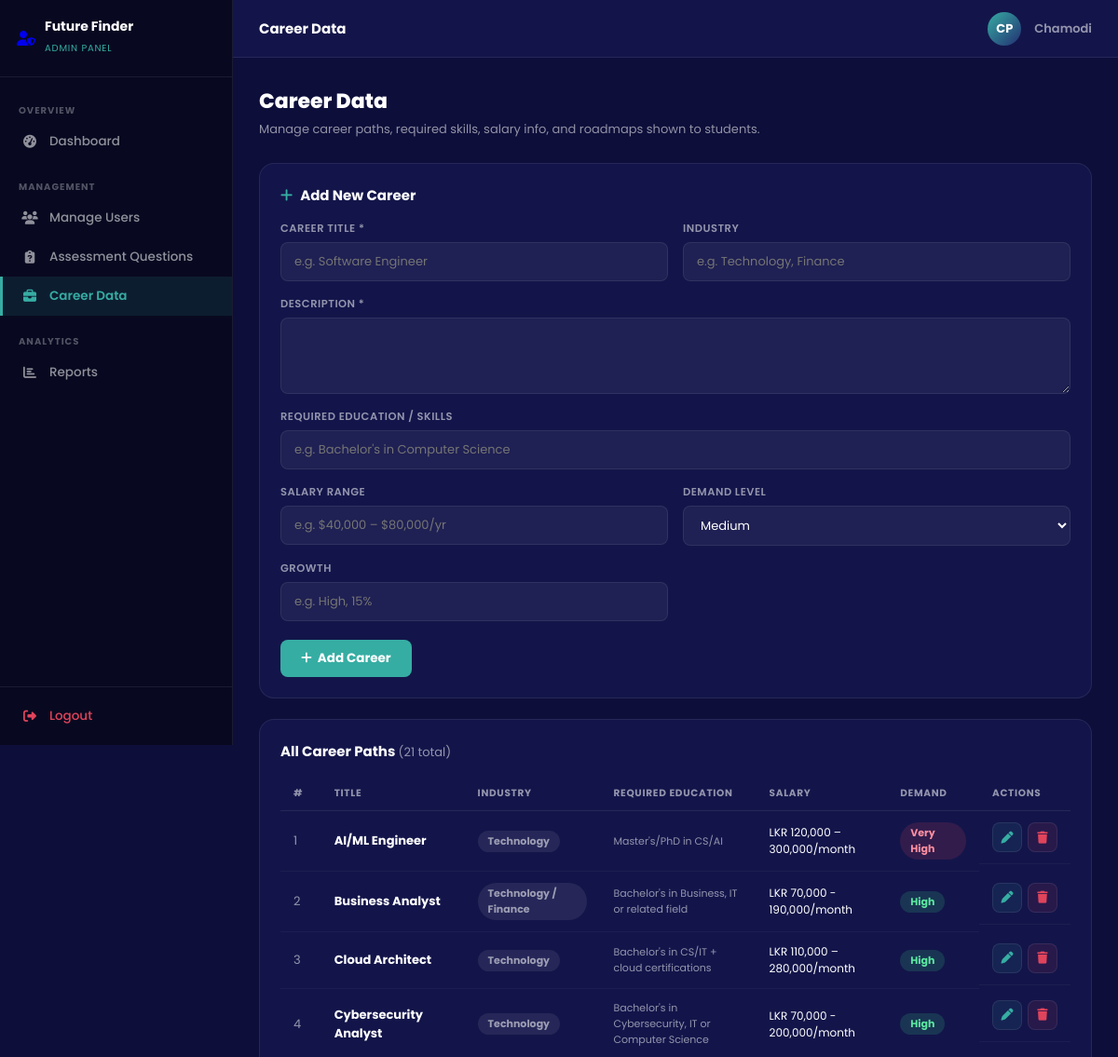
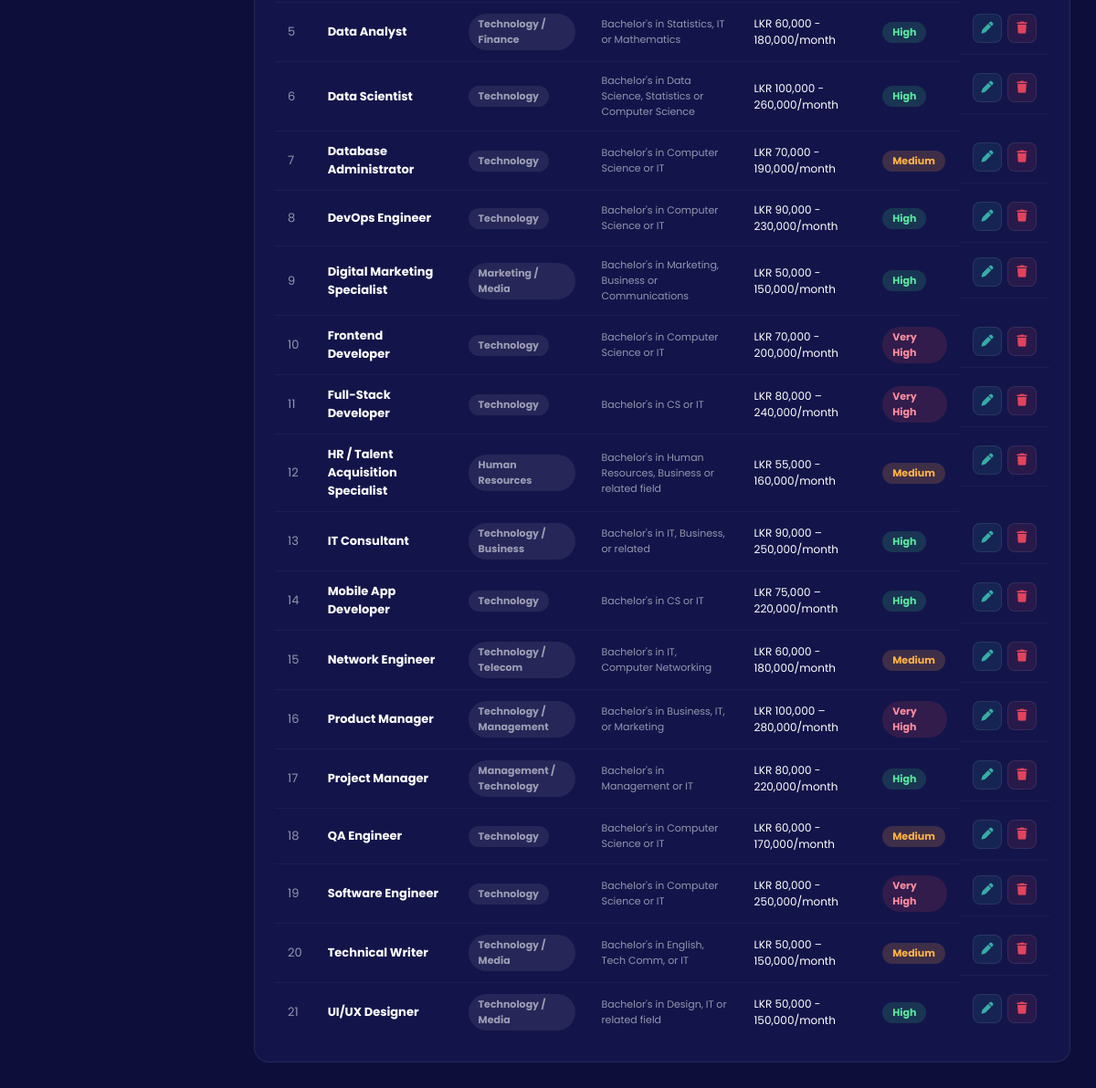
Screenshot of /Admin/manage-careers.php (signed in) with the database file from the repository (2 pictures, top to bottom).
### tables this page shows
CREATE TABLE `Careers` (
  `CareerID` int(11) NOT NULL,
  `Title` varchar(100) NOT NULL,
  `Description` text NOT NULL,
  `SalaryRange` varchar(100) NOT NULL,
  `Demand` varchar(50) NOT NULL,
  `Growth` varchar(50) NOT NULL,
  `RequiredEducation` varchar(150) NOT NULL,
  `Industry` varchar(100) NOT NULL
);

### Admin/manage-careers.php (the view, shortened to what this page needs)
<?php
require_once __DIR__ . '/../Includes/db_connection.php';
$editId  = (int)($_GET['edit'] ?? 0);
$editRow = $editId > 0 ? mysqli_fetch_assoc(mysqli_query($conn, "SELECT * FROM Careers WHERE CareerID=$editId")) : null;
$careers = mysqli_query($conn, "SELECT * FROM Careers ORDER BY Title");
?>
<!DOCTYPE html>
<html lang="en">
<head>
<link rel="stylesheet" href="https://cdnjs.cloudflare.com/ajax/libs/font-awesome/6.5.2/css/all.min.css">
<link rel="stylesheet" href="../CSS/admin.css">
</head>
<body>
<?php include __DIR__ . '/admin-sidebar.php'; ?>
<div class="admin-main">
  <?php include __DIR__ . '/admin-topbar.php'; ?>
  <div class="admin-content">
    <div class="page-header">
      <h1>Career Data</h1>
      <p>Manage career paths, required skills, salary info, and roadmaps shown to students.</p>
    </div>
    <div class="admin-card">
      <h2><?= $editRow ? '<i class="fa-solid fa-pen" style="color:var(--teal);margin-right:8px"></i>Edit Career' : '<i class="fa-solid fa-plus" style="color:var(--teal);margin-right:8px"></i>Add New Career' ?></h2>
      <form method="POST" class="admin-form">
        <div class="form-group">
          <label>Career Title *</label>
          <input type="text" name="title" placeholder="e.g. Software Engineer" value="<?= htmlspecialchars($editRow['Title'] ?? '') ?>" required>
        </div>
        <div class="form-group">
          <label>Industry</label>
          <input type="text" name="industry" placeholder="e.g. Technology, Finance" value="<?= htmlspecialchars($editRow['Industry'] ?? '') ?>">
        </div>
        <div class="form-group full">
          <label>Description *</label>
          <textarea name="description" rows="3" required><?= htmlspecialchars($editRow['Description'] ?? '') ?></textarea>
        </div>
        <div class="form-group full">
          <label>Required Education / Skills</label>
          <input type="text" name="required_education" placeholder="e.g. Bachelor's in Computer Science" value="<?= htmlspecialchars($editRow['RequiredEducation'] ?? '') ?>">
        </div>
        <div class="form-group">
          <label>Salary Range</label>
          <input type="text" name="salary_range" placeholder="e.g. $40,000 – $80,000/yr" value="<?= htmlspecialchars($editRow['SalaryRange'] ?? '') ?>">
        </div>
        <div class="form-group">
          <label>Demand Level</label>
          <select name="demand">
            <?php foreach (['High','Medium','Low'] as $d): ?>
              <option value="<?= $d ?>" <?= ($editRow['Demand'] ?? 'Medium')===$d?'selected':'' ?>><?= $d ?></option>
            <?php endforeach; ?>
          </select>
        </div>
        <div class="form-group">
          <label>Growth</label>
          <input type="text" name="growth" placeholder="e.g. High, 15%" value="<?= htmlspecialchars($editRow['Growth'] ?? '') ?>">
        </div>
        <div class="form-actions">
          <button type="submit" class="btn-primary">
            <i class="fa-solid <?= $editRow?'fa-floppy-disk':'fa-plus' ?>"></i>
            <?= $editRow ? 'Update Career' : 'Add Career' ?>
          </button>
        </div>
      </form>
    </div>
    <div class="admin-card">
      <div class="card-header">
        <h2>All Career Paths <span style="color:var(--muted);font-weight:400;font-size:13px">(<?= mysqli_num_rows($careers) ?> total)</span></h2>
      </div>
      <table class="admin-table">
        <thead>
          <tr><th>#</th><th>Title</th><th>Industry</th><th>Required Education</th><th>Salary</th><th>Demand</th><th>Actions</th></tr>
        </thead>
        <tbody>
          <?php if (mysqli_num_rows($careers)===0): ?>
            <tr><td colspan="7" class="empty">No careers yet. Add one above.</td></tr>
          <?php else: $i=1; while ($c=mysqli_fetch_assoc($careers)): ?>
            <tr>
              <td style="color:var(--muted)"><?= $i++ ?></td>
              <td><strong><?= htmlspecialchars($c['Title']) ?></strong></td>
              <td><span class="badge badge-user"><?= htmlspecialchars($c['Industry']?:'—') ?></span></td>
              <td style="font-size:11px;color:var(--muted);max-width:200px">
                <?= htmlspecialchars(strlen($c['RequiredEducation'])>60?substr($c['RequiredEducation'],0,60).'…':$c['RequiredEducation']) ?>
              </td>
              <td style="font-size:12px"><?= htmlspecialchars($c['SalaryRange']?:'—') ?></td>
              <td>
                <span class="badge <?= $c['Demand']==='High'?'badge-high':($c['Demand']==='Medium'?'badge-medium':'badge-low') ?>">
                  <?= $c['Demand']?:'—' ?>
                </span>
              </td>
              <td class="action-btns">
                <a href="manage-careers.php?edit=<?= $c['CareerID'] ?>" class="btn-sm btn-edit" title="Edit"><i class="fa-solid fa-pen"></i></a>
                <a href="manage-careers.php?delete=<?= $c['CareerID'] ?>" class="btn-sm btn-delete" onclick="return confirm('Delete this career?')" title="Delete"><i class="fa-solid fa-trash"></i></a>
              </td>
            </tr>
          <?php endwhile; endif; ?>
        </tbody>
      </table>
    </div>
  </div>
</div>
</body>
</html>

### CSS/admin.css (style rules this page uses)
*, *::before, *::after { box-sizing: border-box; margin: 0; padding: 0; }
:root { --bg: #0d0e3a; --sidebar: #080920; --card: #13154a; --card2: #1a1d5e; --border: rgba(255,255,255,0.08); --teal: #36ada3; --teal2: #2d9992; --navy: #232F72; --text: #ffffff; --muted: rgba(255,255,255,0.55); --danger: #e0445b; --success: #36ada3; --sidebar-w: 250px; }
body { font-family: 'Poppins', sans-serif; background: var(--bg); color: var(--text); display: flex; min-height: 100vh; }
.admin-main { margin-left: var(--sidebar-w); flex: 1; display: flex; flex-direction: column; min-height: 100vh; }
.admin-content { padding: 30px 28px; flex: 1; }
.page-header { margin-bottom: 26px; }
.page-header h1 { font-size: 22px; font-weight: 800; }
.page-header p { font-size: 13px; color: var(--muted); margin-top: 4px; }
.admin-card { background: var(--card); border: 1px solid var(--border); border-radius: 16px; padding: 22px; margin-bottom: 22px; }
.admin-card h2 { font-size: 15px; font-weight: 700; margin-bottom: 16px; }
.card-header { display: flex; justify-content: space-between; align-items: center; margin-bottom: 16px; }
.card-header h2 { margin-bottom: 0; }
.admin-table { width: 100%; border-collapse: collapse; font-size: 13px; }
.admin-table th { text-align: left; padding: 10px 14px; font-size: 10.5px; text-transform: uppercase; letter-spacing: 0.7px; color: var(--muted); border-bottom: 1px solid var(--border); white-space: nowrap; }
.admin-table td { padding: 12px 14px; border-bottom: 1px solid rgba(255,255,255,0.04); vertical-align: middle; }
.admin-table tr:last-child td { border-bottom: none; }
.badge { display: inline-block; padding: 3px 11px; border-radius: 20px; font-size: 11px; font-weight: 700; }
.badge-user { background: rgba(255,255,255,0.08); color: var(--muted); }
.badge-high { background: rgba(54,200,120,0.18); color: #5ce8a0; }
.badge-medium { background: rgba(255,160,60,0.18); color: #ffb347; }
.badge-low { background: rgba(224,68,91,0.15); color: #ff8fa0; }
.btn-primary { padding: 10px 22px; background: var(--teal); border: none; border-radius: 8px; color: #fff; font-weight: 700; font-size: 13.5px; cursor: pointer; font-family: 'Poppins', sans-serif; transition: background 0.18s, transform 0.15s; text-decoration: none; display: inline-flex; align-items: center; gap: 6px; }
.btn-sm { width: 32px; height: 32px; border-radius: 8px; display: inline-flex; align-items: center; justify-content: center; font-size: 13px; cursor: pointer; text-decoration: none; transition: background 0.18s, color 0.18s; border: 1px solid var(--border); }
.btn-edit { background: rgba(54,173,163,0.1); color: var(--teal); }
.btn-delete { background: rgba(224,68,91,0.1); color: var(--danger); }
.action-btns { display: flex; gap: 6px; align-items: center; }
.admin-form { display: grid; grid-template-columns: 1fr 1fr; gap: 16px; }
.form-group { display: flex; flex-direction: column; gap: 6px; }
.form-group.full { grid-column: 1 / -1; }
.form-group label { font-size: 11.5px; font-weight: 600; color: var(--muted); text-transform: uppercase; letter-spacing: 0.5px; }
.admin-form input, .admin-form textarea, .admin-form select { background: rgba(255,255,255,0.05); border: 1.4px solid var(--border); border-radius: 8px; padding: 10px 14px; color: var(--text); font-size: 13px; font-family: 'Poppins', sans-serif; outline: none; transition: border-color 0.18s; }
.admin-form select option { background: #13154a; }
.admin-form textarea { resize: vertical; }
.form-actions { grid-column: 1 / -1; display: flex; gap: 12px; margin-top: 4px; }

### rows the page displays
careers: Title "AI/ML Engineer", Industry "Technology", RequiredEducation "Master's/PhD in CS/AI", SalaryRange "LKR 120,000 – 300,000/month", Demand "Very High"
careers: Title "Business Analyst", Industry "Technology / Finance", RequiredEducation "Bachelor's in Business, IT or related field", SalaryRange "LKR 70,000 - 190,000/month", Demand "High"
careers: Title "Cloud Architect", Industry "Technology", RequiredEducation "Bachelor's in CS/IT + cloud certifications", SalaryRange "LKR 110,000 – 280,000/month", Demand "High"
careers: Title "Cybersecurity Analyst", Industry "Technology", RequiredEducation "Bachelor's in Cybersecurity, IT or Computer Science", SalaryRange "LKR 70,000 - 200,000/month", Demand "High"
careers: Title "Data Analyst", Industry "Technology / Finance", RequiredEducation "Bachelor's in Statistics, IT or Mathematics", SalaryRange "LKR 60,000 - 180,000/month", Demand "High"
careers: Title "Data Scientist", Industry "Technology", RequiredEducation "Bachelor's in Data Science, Statistics or Computer Science", SalaryRange "LKR 100,000 - 260,000/month", Demand "High"
careers: Title "Database Administrator", Industry "Technology", RequiredEducation "Bachelor's in Computer Science or IT", SalaryRange "LKR 70,000 - 190,000/month", Demand "Medium"
careers: Title "DevOps Engineer", Industry "Technology", RequiredEducation "Bachelor's in Computer Science or IT", SalaryRange "LKR 90,000 - 230,000/month", Demand "High"
careers: Title "Digital Marketing Specialist", Industry "Marketing / Media", RequiredEducation "Bachelor's in Marketing, Business or Communications", SalaryRange "LKR 50,000 - 150,000/month", Demand "High"
careers: Title "Frontend Developer", Industry "Technology", RequiredEducation "Bachelor's in Computer Science or IT", SalaryRange "LKR 70,000 - 200,000/month", Demand "Very High"
careers: Title "Full-Stack Developer", Industry "Technology", RequiredEducation "Bachelor's in CS or IT", SalaryRange "LKR 80,000 – 240,000/month", Demand "Very High"
careers: Title "HR / Talent Acquisition Specialist", Industry "Human Resources", RequiredEducation "Bachelor's in Human Resources, Business or related field", SalaryRange "LKR 55,000 - 160,000/month", Demand "Medium"
careers: Title "IT Consultant", Industry "Technology / Business", RequiredEducation "Bachelor's in IT, Business, or related", SalaryRange "LKR 90,000 – 250,000/month", Demand "High"
careers: Title "Mobile App Developer", Industry "Technology", RequiredEducation "Bachelor's in CS or IT", SalaryRange "LKR 75,000 – 220,000/month", Demand "High"
careers: Title "Network Engineer", Industry "Technology / Telecom", RequiredEducation "Bachelor's in IT, Computer Networking", SalaryRange "LKR 60,000 - 180,000/month", Demand "Medium"
careers: Title "Product Manager", Industry "Technology / Management", RequiredEducation "Bachelor's in Business, IT, or Marketing", SalaryRange "LKR 100,000 – 280,000/month", Demand "Very High"
careers: Title "Project Manager", Industry "Management / Technology", RequiredEducation "Bachelor's in Management or IT", SalaryRange "LKR 80,000 - 220,000/month", Demand "High"
careers: Title "QA Engineer", Industry "Technology", RequiredEducation "Bachelor's in Computer Science or IT", SalaryRange "LKR 60,000 - 170,000/month", Demand "Medium"
careers: Title "Software Engineer", Industry "Technology", RequiredEducation "Bachelor's in Computer Science or IT", SalaryRange "LKR 80,000 - 250,000/month", Demand "Very High"
careers: Title "Technical Writer", Industry "Technology / Media", RequiredEducation "Bachelor's in English, Tech Comm, or IT", SalaryRange "LKR 50,000 – 150,000/month", Demand "Medium"
careers: Title "UI/UX Designer", Industry "Technology / Media", RequiredEducation "Bachelor's in Design, IT or related field", SalaryRange "LKR 50,000 - 150,000/month", Demand "High"

### other values shown
$pageTitle "Career Data"
$initials "CP"
$fn "Chamodi"
mysqli_num_rows($careers) "21"
form field demand "Medium"
